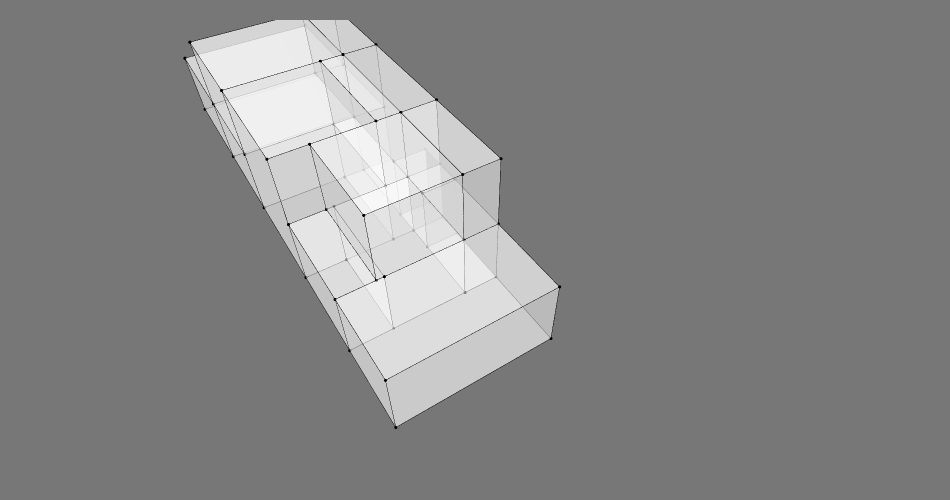

Notebook code for this chart:
### Code cell
Topology.Show(house, renderer='jupyterlab', showVertices=True, faceColor="#FFFFFF", backgroundColor="#777777")

### Figure 1 — Plotly figure (JSON) as saved in the notebook; plotly's stock layout.template omitted (floating-point values rounded to 4 significant figures; data arrays with more than 128 entries replaced by an {"elided": "..."} marker saying what was removed)
{"data": [{"hoverinfo": "text", "hovertext": "", "legendgroup": "1", "legendrank": 1, "marker": {"color": "black", "size": 1.1}, "mode": "markers", "name": "Topology Vertices", "showlegend": false, "text": "", "type": "scatter3d", "x": [0, 6.5, 6.5, 0, 6.5, 0, 6.5, 0, 1.5, 6.5, 2.5, 1.5, 0, 6.5, 2.5, 1.5, 0, 6.5, 4.7, 2.5, 2.5, 6.5, 6.5, 6.5, 5, 4.7, 2.5, 5, 2.5, 1.5, 1.5, 1.5, 1.5, 0, 0, 0, 0, 0, 1.5, 1.5, 6.5, 1.5, 0, 6.5, 4.7, 6.5, 4.7, 5, 1.5, 1.5, 1.5, 1.5, 5, 1.5, 0, 0, 0, 0, 0, 6.5, 0, 6.5, 0, 0], "y": [0, 0, 5, 5, 0, 0, 5, 5, 5, 9.5, 9.5, 9.5, 9.5, 9.5, 9.5, 9.5, 9.5, 14.5, 14.5, 14.5, 9.5, 9.5, 14.5, 14.5, 14.5, 14.5, 14.5, 14.5, 14.5, 14.5, 13.3, 14.5, 13.3, 13.3, 13.3, 14.5, 14.5, 9.5, 9.5, 14.5, 5, 5, 5, 18.7, 18.7, 18.7, 18.7, 18.7, 18.7, 15.7, 18.7, 15.7, 18.7, 18.7, 14.5, 15.7, 18.7, 18.7, 18.7, 22.3, 22.3, 22.3, 22.3, 15.7], "z": [0, 0, 0, 0, 3, 3, 3, 3, 3, 0, 0, 0, 0, 3, 3, 3, 3, 0, 0, 0, 6, 6, 3, 6, 3, 3, 3, 6, 6, 0, 0, 3, 3, 0, 3, 3, 6, 6, 6, 6, 6, 6, 6, 0, 0, 3, 3, 3, 0, 0, 3, 3, 6, 6, 0, 3, 3, 6, 0, 0, 0, 3, 3, 0]}, {"hoverinfo": "text", "legendgroup": "2", "legendrank": 2, "line": {"color": "black", "width": 1}, "marker": {"size": 0}, "mode": "lines", "name": "Topology Edges", "showlegend": false, "text": "", "type": "scatter3d", "x": {"elided": "384 float values"}, "y": {"elided": "384 float values"}, "z": {"elided": "384 int values"}}, {"cmax": 1, "cmin": 0, "color": "#FFFFFF", "colorscale": [[0, "#440154"], [0.1111, "#482878"], [0.2222, "#3e4989"], [0.3333, "#31688e"], [0.4444, "#26828e"], [0.5556, "#1f9e89"], [0.6667, "#35b779"], [0.7778, "#6ece58"], [0.8889, "#b5de2b"], [1, "#fde725"]], "flatshading": true, "hoverinfo": "text", "hovertext": "", "i": {"elided": "194 int values"}, "j": {"elided": "194 int values"}, "k": {"elided": "194 int values"}, "legendgroup": "3", "legendrank": 3, "lighting": {"facenormalsepsilon": 0}, "name": "Topology Faces", "opacity": 0.5, "showlegend": false, "showscale": false, "text": "", "type": "mesh3d", "x": [6.5, 0, 6.5, 0, 6.5, 0, 6.5, 1.5, 0, 0, 1.5, 2.5, 6.5, 6.5, 2.5, 1.5, 0, 4.7, 2.5, 6.5, 6.5, 2.5, 6.5, 6.5, 5, 4.7, 2.5, 5, 2.5, 1.5, 1.5, 1.5, 1.5, 0, 0, 0, 0, 0, 1.5, 1.5, 6.5, 1.5, 0, 6.5, 4.7, 6.5, 5, 4.7, 1.5, 1.5, 1.5, 1.5, 1.5, 5, 0, 0, 0, 0, 0, 0, 6.5, 6.5, 0, 0], "y": [0, 0, 5, 5, 0, 0, 5, 5, 5, 9.5, 9.5, 9.5, 9.5, 9.5, 9.5, 9.5, 9.5, 14.5, 14.5, 14.5, 9.5, 9.5, 14.5, 14.5, 14.5, 14.5, 14.5, 14.5, 14.5, 13.3, 14.5, 14.5, 13.3, 13.3, 13.3, 14.5, 14.5, 9.5, 9.5, 14.5, 5, 5, 5, 18.7, 18.7, 18.7, 18.7, 18.7, 15.7, 18.7, 18.7, 15.7, 18.7, 18.7, 14.5, 15.7, 18.7, 18.7, 18.7, 22.3, 22.3, 22.3, 22.3, 15.7], "z": [0, 0, 0, 0, 3, 3, 3, 3, 3, 0, 0, 0, 0, 3, 3, 3, 3, 0, 0, 0, 6, 6, 3, 6, 3, 3, 3, 6, 6, 0, 0, 3, 3, 0, 3, 6, 3, 6, 6, 6, 6, 6, 6, 0, 0, 3, 3, 3, 0, 0, 3, 3, 6, 6, 0, 3, 3, 6, 0, 0, 0, 3, 3, 0]}], "layout": {"height": 500, "margin": {"b": 0, "l": 0, "r": 0, "t": 20}, "paper_bgcolor": "#777777", "plot_bgcolor": "#777777", "scene": {"aspectmode": "data", "aspectratio": {"x": 0.681, "y": 2.336, "z": 0.6286}, "camera": {"center": {"x": -0.3393, "y": 0.5602, "z": -0.3754}, "eye": {"x": 0.5789, "y": 1.969, "z": 1.47}, "projection": {"type": "perspective"}, "up": {"x": 0, "y": 0, "z": 1}}, "xaxis": {"type": "linear", "visible": false}, "yaxis": {"type": "linear", "visible": false}, "zaxis": {"type": "linear", "visible": false}}, "showlegend": true, "width": 950, "xaxis": {"showgrid": false, "visible": false, "zeroline": false}, "yaxis": {"showgrid": false, "visible": false, "zeroline": false}}}
